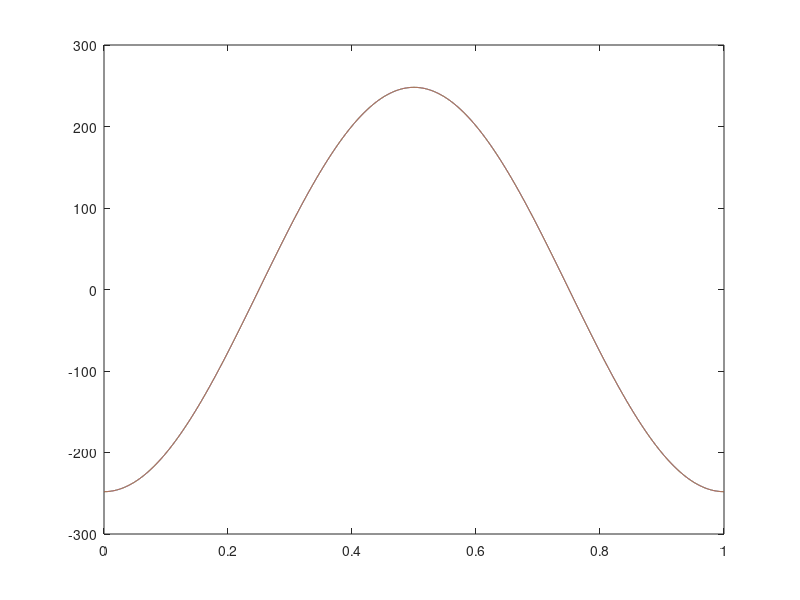
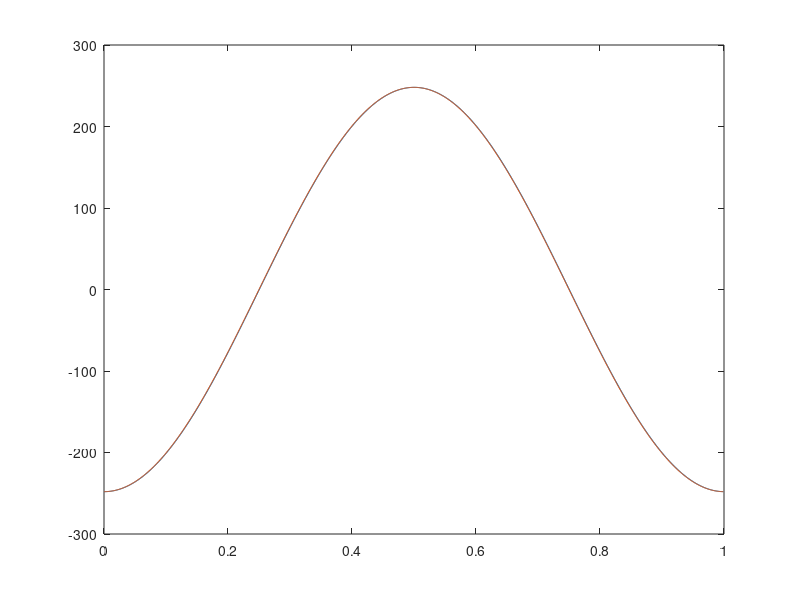
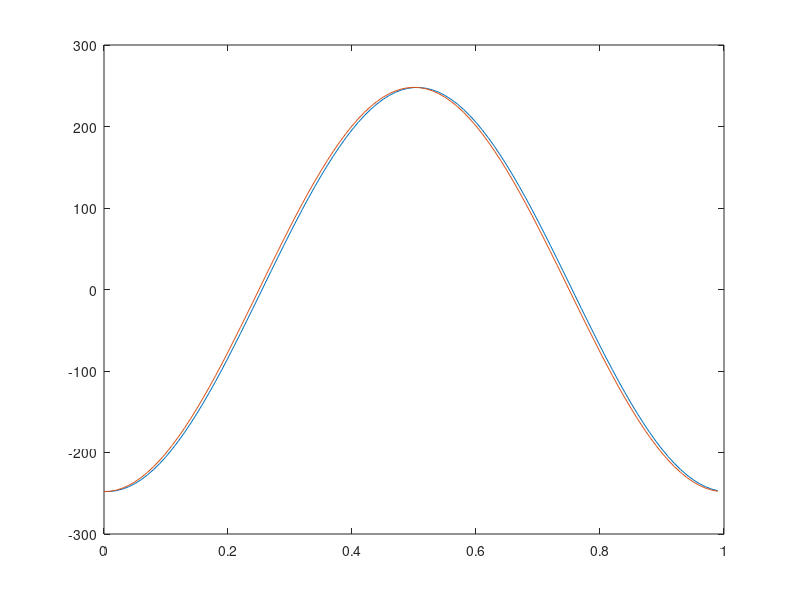
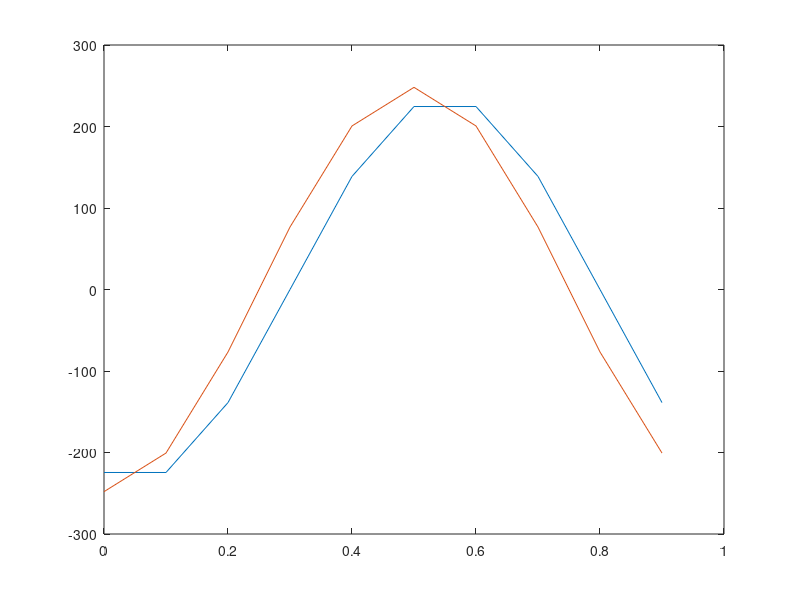

Write MATLAB code to recreate these figures, in order.
function [] = bobEx2p3 ()

dx = power(10, -4:-1);
for i = 1:length(dx)
    x = (0:dx(i):1-dx)';
    f = sin(2*pi*x);
    exact = -(2*pi)^3 * cos(2*pi*x);
    fd = Dxxx(f, dx(i));
    
    rms(i) = sqrt(mean((fd - exact).^2));
    figure;
    plot(x,fd,x,exact)
end

rms
figure;
loglog(dx, rms)

end

function deriv = Dxxx(solution, dx)

F = zeros(length(solution) + 3, 1);
F(1:2) = solution(end-1:end);
F(end) = solution(1);
F(3:end-1) = solution;

deriv = (-F(1:end-3) + 3*F(2:end-2) - 3*F(3:end-1) + F(4:end)) / dx^3;

end
